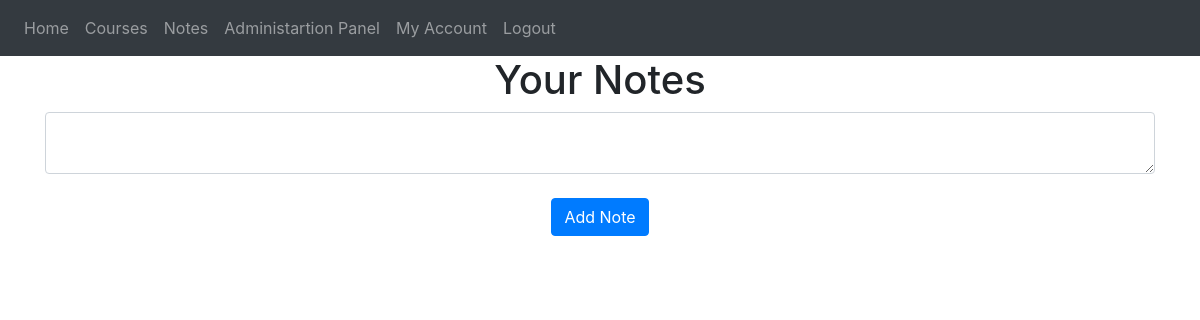
Before: /notes (signed in) with the older database file.
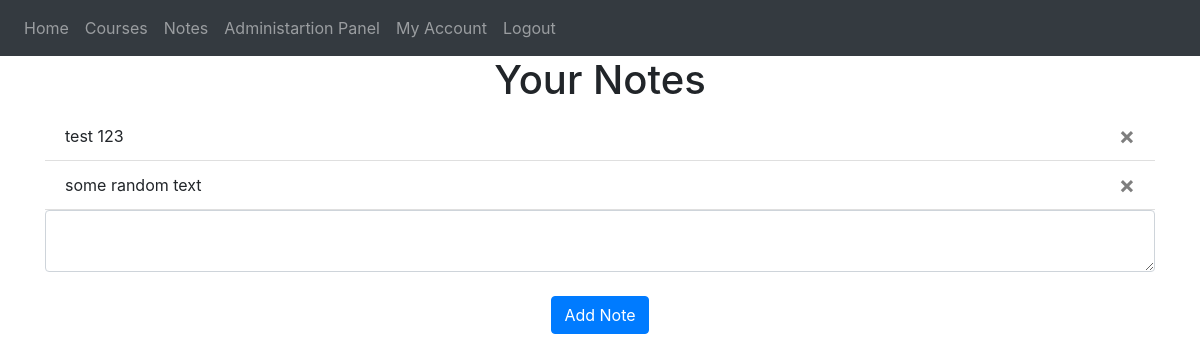
After: the same page with the newer database file.
### website/models.py (models this page shows)
class Note(db.Model):
    id = db.Column(db.Integer, primary_key=True)
    data = db.Column(db.String(10000))
    date = db.Column(db.DateTime(timezone=True), default=func.now())
    user_id = db.Column(db.Integer, db.ForeignKey('user.id'))

### website/views.py (the view, shortened to what this page needs)
@views.route('/notes', methods=['GET', 'POST'])
@login_required
def notes():
    return render_template("notes.html", user=current_user)

### website/__init__.py (called while the page is built)
def create_app():
    app = Flask(__name__)
    app.config['SECRET_KEY'] = 'randomsecretkey'
    app.config['SQLALCHEMY_DATABASE_URI'] = f'sqlite:///{DB_NAME}'
    db.init_app(app)
    from .views import views
    from .auth import auth
    app.register_blueprint(views, url_prefix='/')
    app.register_blueprint(auth, url_prefix='/')
    from .models import User, Note, Course
    with app.app_context():
        db.create_all()
    login_manager = LoginManager()
    login_manager.login_view = 'auth.login'
    login_manager.init_app(app)
    @login_manager.user_loader
    def load_user(id):
        return User.query.get(int(id))
    return app

### website/templates/notes.html (shortened to what this page needs)
{% extends "base.html" %}
{% block content%}
    <h1 align="center">Your Notes</h1>
    <ul class="list-group list-group-flush" id="notes">
      {% for note in user.notes %}
      <li class="list-group-item">
        {{ note.data }}
        <button type="button" class="close" onClick="deleteNote({{ note.id }})">
          <span aria-hidden="true">&times;</span>
        </button>
      </li>
      {% endfor %}
    </ul>
    <form method="POST">
      <textarea name="note" id="note" class="form-control"></textarea>
      <br />
      <div align="center">
        <button type="submit" class="btn btn-primary">Add Note</button>
      </div>
    </form>
    {% endblock %}

### website/templates/base.html (shortened to what this page needs)
<!DOCTYPE html>
<html>
  <head>
    <link
      rel="stylesheet"
      href="https://stackpath.bootstrapcdn.com/bootstrap/4.4.1/css/bootstrap.min.css"
    />
    <link
      rel="stylesheet"
      href="https://stackpath.bootstrapcdn.com/font-awesome/4.7.0/css/font-awesome.min.css"
    />
  </head>
  <body>
    <nav class="navbar navbar-expand-lg navbar-dark bg-dark">
      <div class="collapse navbar-collapse" id="navbar">
        <div class="navbar-nav">
          {% if user.is_authenticated %}
          <a class="nav-item nav-link" id="home" href="/">Home</a>
          <a class="nav-item nav-link" id="courses" href="/courses">Courses</a>
          <a class="nav-item nav-link" id="notes" href="/notes">Notes</a>
          <a class="nav-item nav-link" id="administration_panel" href="/administration_panel">Administartion Panel</a>
          <a class="nav-item nav-link" id="my_account" href="/my_account">My Account</a>
          <a class="nav-item nav-link" id="logout" href="/logout">Logout</a>
          {% else %}
          <a class="nav-item nav-link" id="login" href="/login">Login</a>
          <a class="nav-item nav-link" id="signUp" href="/sign_up">Sign Up</a>
          {% endif %}
        </div>
      </div>
    </nav>
    <div class="container">{% block content %} {% endblock %}</div>
  </body>
</html>

Changed rows visible on the page:
added Note: data "test 123"
added Note: data "some random text"
